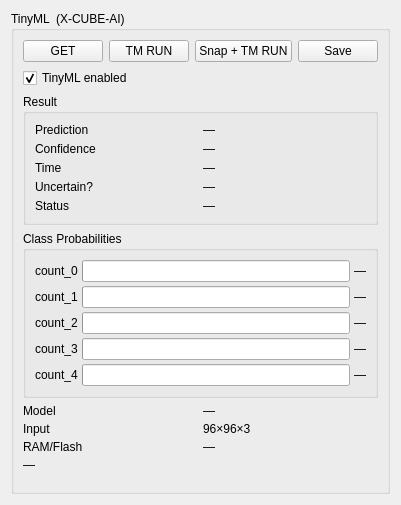
            <widget class="QWidget" name="mlScrollContents">
             <layout class="QVBoxLayout" name="mlScrollLayout">
              <property name="spacing"><number>6</number></property>

              <item>
               <widget class="QGroupBox" name="mlControlGroupBox">
                <property name="title"><string>TinyML  (X-CUBE-AI)</string></property>
                <property name="sizePolicy">
                 <sizepolicy hsizetype="Expanding" vsizetype="Preferred">
                  <horstretch>0</horstretch><verstretch>0</verstretch>
                 </sizepolicy>
                </property>
                <layout class="QVBoxLayout" name="mlControlLayout">
                 <property name="spacing"><number>6</number></property>

                 <!-- mode status banner placeholder (injected at runtime) -->

                 <!-- buttons -->
                 <item>
                  <layout class="QHBoxLayout">
                   <item>
                    <widget class="QPushButton" name="btnTMGet">
                     <property name="text"><string>GET</string></property>
                     <property name="toolTip"><string>TM GET — read TinyML config from STM32</string></property>
                    </widget>
                   </item>
                   <item>
                    <widget class="QPushButton" name="btnRunML">
                     <property name="text"><string>TM RUN</string></property>
                     <property name="toolTip"><string>Run TinyML inference on last RGB565 frame</string></property>
                    </widget>
                   </item>
                   <item>
                    <widget class="QPushButton" name="btnSnapAndRunML">
                     <property name="text"><string>Snap + TM RUN</string></property>
                     <property name="toolTip"><string>Capture RGB565 frame then run TinyML</string></property>
                    </widget>
                   </item>
                   <item>
                    <widget class="QPushButton" name="btnSaveMLResult">
                     <property name="text"><string>Save</string></property>
                     <property name="toolTip"><string>Save TinyML result CSV + JSON</string></property>
                    </widget>
                   </item>
                  </layout>
                 </item>

                 <!-- enabled -->
                 <item>
                  <layout class="QHBoxLayout">
                   <item>
                    <widget class="QCheckBox" name="mlEnabledCheckBox">
                     <property name="text"><string>TinyML enabled</string></property>
                     <property name="checked"><bool>true</bool></property>
                    </widget>
                   </item>
                   <item><spacer><property name="orientation"><enum>Qt::Orientation::Horizontal</enum></property><property name="sizeHint" stdset="0"><size><width>20</width><height>0</height></size></property></spacer></item>
                   
                  </layout>
                 </item>

                 <!-- result box -->
                 <item>
                  <widget class="QGroupBox" name="mlResultGroupBox">
                   <property name="title"><string>Result</string></property>
                   <layout class="QGridLayout" name="mlResultGrid">
                    <property name="spacing"><number>5</number></property>
                    <item row="0" column="0"><widget class="QLabel" name="mlPredKeyLabel2"><property name="text"><string>Prediction</string></property><property name="role" stdset="0"><string>key</string></property></widget></item>
                    <item row="0" column="1"><widget class="QLabel" name="mlPredValueLabel2"><property name="text"><string>—</string></property></widget></item>
                    <item row="1" column="0"><widget class="QLabel" name="mlConfKeyLabel2"><property name="text"><string>Confidence</string></property><property name="role" stdset="0"><string>key</string></property></widget></item>
                    <item row="1" column="1"><widget class="QLabel" name="mlConfValueLabel2"><property name="text"><string>—</string></property></widget></item>
                    <item row="2" column="0"><widget class="QLabel" name="mlTimeKeyLabel"><property name="text"><string>Time</string></property><property name="role" stdset="0"><string>key</string></property></widget></item>
                    <item row="2" column="1"><widget class="QLabel" name="mlTimeValueLabel"><property name="text"><string>—</string></property></widget></item>
                    <item row="3" column="0"><widget class="QLabel" name="mlUncertainKeyLabel"><property name="text"><string>Uncertain?</string></property><property name="role" stdset="0"><string>key</string></property></widget></item>
                    <item row="3" column="1"><widget class="QLabel" name="mlUncertainLabel"><property name="text"><string>—</string></property></widget></item>
                    <item row="4" column="0"><widget class="QLabel" name="mlStatusKeyLabel"><property name="text"><string>Status</string></property><property name="role" stdset="0"><string>key</string></property></widget></item>
                    <item row="4" column="1"><widget class="QLabel" name="mlStatusLabel"><property name="text"><string>—</string></property></widget></item>
                   </layout>
                  </widget>
                 </item>

                 <!-- score bars -->
                 <item>
                  <widget class="QGroupBox" name="mlScoreGroupBox">
                   <property name="title"><string>Class Probabilities</string></property>
                   <layout class="QGridLayout" name="mlScoreGrid">
                    <property name="spacing"><number>4</number></property>
                    <item row="0" column="0">
                     <widget class="QLabel" name="sc0KeyLabel">
                      <property name="text"><string>count_0</string></property>
                      <property name="minimumWidth"><number>60</number></property>
                     </widget>
                    </item>
                    <item row="0" column="1">
                     <widget class="QProgressBar" name="sc0Bar">
                      <property name="value"><number>0</number></property>
                      <property name="maximum"><number>1000</number></property>
                      <property name="textVisible"><bool>false</bool></property>
                     </widget>
                    </item>
                    <item row="0" column="2">
                     <widget class="QLabel" name="sc0ValLabel">
                      <property name="text"><string>—</string></property>
                      <property name="minimumWidth"><number>50</number></property>
                      <property name="alignment"><set>Qt::AlignmentFlag::AlignRight|Qt::AlignmentFlag::AlignVCenter</set></property>
                     </widget>
                    </item>
                    <item row="1" column="0">
                     <widget class="QLabel" name="sc1KeyLabel">
                      <property name="text"><string>count_1</string></property>
                      <property name="minimumWidth"><number>60</number></property>
                     </widget>
                    </item>
                    <item row="1" column="1">
                     <widget class="QProgressBar" name="sc1Bar">
                      <property name="value"><number>0</number></property>
                      <property name="maximum"><number>1000</number></property>
                      <property name="textVisible"><bool>false</bool></property>
                     </widget>
                    </item>
                    <item row="1" column="2">
                     <widget class="QLabel" name="sc1ValLabel">
                      <property name="text"><string>—</string></property>
                      <property name="minimumWidth"><number>50</number></property>
                      <property name="alignment"><set>Qt::AlignmentFlag::AlignRight|Qt::AlignmentFlag::AlignVCenter</set></property>
                     </widget>
                    </item>
                    <item row="2" column="0">
                     <widget class="QLabel" name="sc2KeyLabel">
                      <property name="text"><string>count_2</string></property>
                      <property name="minimumWidth"><number>60</number></property>
                     </widget>
                    </item>
                    <item row="2" column="1">
                     <widget class="QProgressBar" name="sc2Bar">
                      <property name="value"><number>0</number></property>
                      <property name="maximum"><number>1000</number></property>
                      <property name="textVisible"><bool>false</bool></property>
                     </widget>
                    </item>
                    <item row="2" column="2">
                     <widget class="QLabel" name="sc2ValLabel">
                      <property name="text"><string>—</string></property>
                      <property name="minimumWidth"><number>50</number></property>
                      <property name="alignment"><set>Qt::AlignmentFlag::AlignRight|Qt::AlignmentFlag::AlignVCenter</set></property>
                     </widget>
                    </item>
                    <item row="3" column="0">
                     <widget class="QLabel" name="sc3KeyLabel">
                      <property name="text"><string>count_3</string></property>
                      <property name="minimumWidth"><number>60</number></property>
                     </widget>
                    </item>
                    <item row="3" column="1">
                     <widget class="QProgressBar" name="sc3Bar">
                      <property name="value"><number>0</number></property>
                      <property name="maximum"><number>1000</number></property>
                      <property name="textVisible"><bool>false</bool></property>
                     </widget>
                    </item>
                    <item row="3" column="2">
                     <widget class="QLabel" name="sc3ValLabel">
                      <property name="text"><string>—</string></property>
                      <property name="minimumWidth"><number>50</number></property>
                      <property name="alignment"><set>Qt::AlignmentFlag::AlignRight|Qt::AlignmentFlag::AlignVCenter</set></property>
                     </widget>
                    </item>
                    <item row="4" column="0">
                     <widget class="QLabel" name="sc4KeyLabel">
                      <property name="text"><string>count_4</string></property>
                      <property name="minimumWidth"><number>60</number></property>
                     </widget>
                    </item>
                    <item row="4" column="1">
                     <widget class="QProgressBar" name="sc4Bar">
                      <property name="value"><number>0</number></property>
                      <property name="maximum"><number>1000</number></property>
                      <property name="textVisible"><bool>false</bool></property>
                     </widget>
                    </item>
                    <item row="4" column="2">
                     <widget class="QLabel" name="sc4ValLabel">
                      <property name="text"><string>—</string></property>
                      <property name="minimumWidth"><number>50</number></property>
                      <property name="alignment"><set>Qt::AlignmentFlag::AlignRight|Qt::AlignmentFlag::AlignVCenter</set></property>
                     </widget>
                    </item>
                   </layout>
                  </widget>
                 </item>

                 <!-- meta info -->
                 <item>
                  <layout class="QGridLayout">
                   <property name="spacing"><number>4</number></property>
                   <item row="0" column="0"><widget class="QLabel" name="mlModelKeyLabel"><property name="text"><string>Model</string></property><property name="role" stdset="0"><string>key</string></property></widget></item>
                   <item row="0" column="1"><widget class="QLabel" name="mlModelLabel"><property name="text"><string>—</string></property></widget></item>
                   <item row="1" column="0"><widget class="QLabel" name="mlInputKeyLabel"><property name="text"><string>Input</string></property><property name="role" stdset="0"><string>key</string></property></widget></item>
                   <item row="1" column="1"><widget class="QLabel" name="mlInputLabel"><property name="text"><string>96×96×3</string></property></widget></item>
                   <item row="2" column="0"><widget class="QLabel" name="mlMemKeyLabel"><property name="text"><string>RAM/Flash</string></property><property name="role" stdset="0"><string>key</string></property></widget></item>
                   <item row="2" column="1"><widget class="QLabel" name="mlMemValueLabel"><property name="text"><string>—</string></property></widget></item>
                   <item row="3" column="0"><widget class="QLabel" name="mlRuntimeLabel"><property name="text"><string>—</string></property><property name="role" stdset="0"><string>hint</string></property></widget></item>
                  </layout>
                 </item>

                 <item><spacer><property name="orientation"><enum>Qt::Orientation::Vertical</enum></property><property name="sizeHint" stdset="0"><size><width>0</width><height>10</height></size></property></spacer></item>
                </layout>
               </widget>
              </item>
             </layout>
            </widget>
